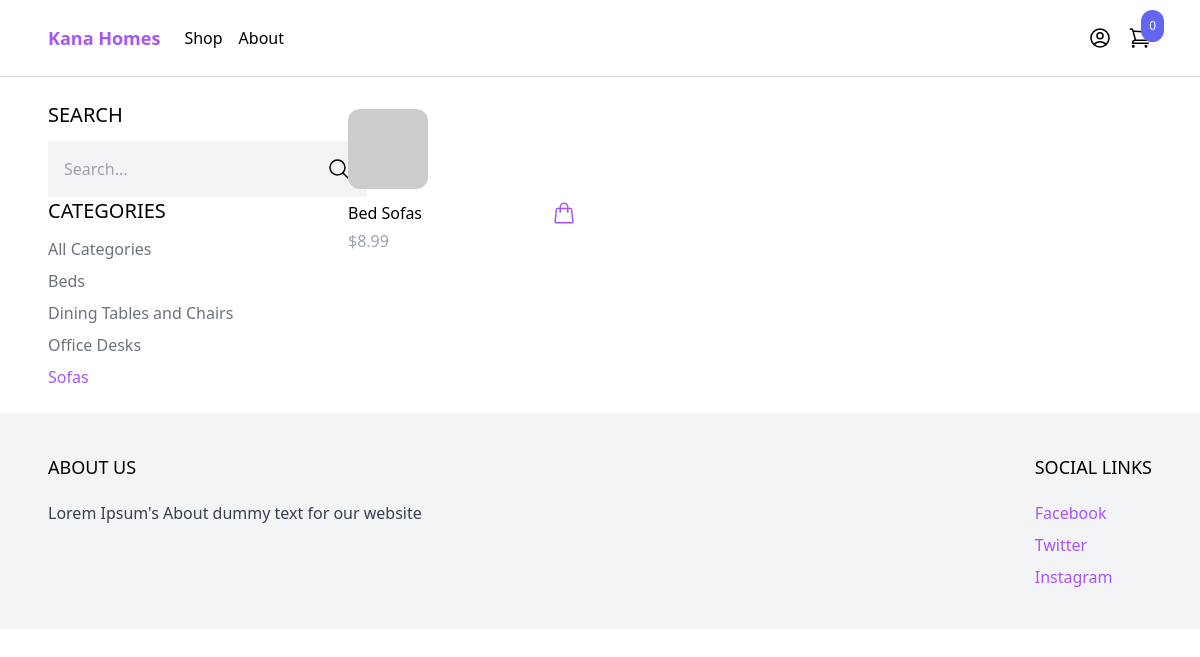
Screenshot of /shop/?category=sofas with the database file from the repository.
### product/models.py (models this page shows, shortened)
class Category(models.Model):
    name = models.CharField(max_length=255)
    slug = models.SlugField()
    class Meta:
        ordering = ('name',)

class Product(models.Model):
    category = models.ForeignKey(Category, related_name='products', on_delete=models.CASCADE)
    name = models.CharField(max_length=255)
    slug = models.SlugField()
    description = models.TextField(blank=True, null=True)
    price = models.IntegerField()
    created_at = models.DateTimeField(auto_now_add=True)
    image = models.ImageField(upload_to='uploads/', blank=True, null=True)
    thumbnail = models.ImageField(upload_to='uploads/', blank=True, null=True)
    class Meta:
        ordering = ('-created_at',)
    def get_display_price(self):
        return self.price / 100
    def get_thumbnail(self):
        if self.thumbnail:
            return self.thumbnail.url
        else:
            if self.image:
                self.thumbnail = self.make_thumbnail(self.image)
                self.save()
                return self.thumbnail.url
            else:
                return 'https://via.placeholder.com/240x240x.jpg'

### core/views.py (the view)
# urls.py: path('shop/', shop, name='shop'),
def shop(request):
    categories = Category.objects.all()
    products = Product.objects.all()
    active_category = request.GET.get('category', '')
    if active_category:
        products = products.filter(category__slug=active_category)
    query = request.GET.get('query', '')
    if query:
        products = products.filter(Q(name__icontains=query) | Q(description__icontains=query)) #searching in both the name and description fields
    context = {
        'categories': categories,
        'products': products,
        'active_category': active_category
    }
    return render(request, 'core/shop.html', context)

### cart/cart.py (called while the page is built)
    def __len__(self):
        return sum(item['quantity'] for item in self.cart.values())

### cart/content_processors.py (called while the page is built)
def cart(request):
    return {'cart': Cart(request)}

### core/templates/core/shop.html
{% extends 'core/base.html' %}
{% block content%}
<div class="max-w-6xl mx-auto flex flex-wrap items-start py-6 px-6 xl:px-0">
    <div class="filters w-full lg:w-1/4">
        <h3 class="mb-3 text-xl uppercase">
            Search
        </h3>
        <form method="get" action=".">
            <div class="flex">
                <input type="text" name="query" class="p-4 bg-gray-100 border-0" placeholder="Search..."/>
                <button class="p-4 bg-gray-100 border-0">
                    <svg xmlns="http://www.w3.org/2000/svg" fill="none" viewBox="0 0 24 24" stroke-width="1.5" stroke="currentColor" class="w-6 h-6">
                        <path stroke-linecap="round" stroke-linejoin="round" d="M21 21l-5.197-5.197m0 0A7.5 7.5 0 105.196 5.196a7.5 7.5 0 0010.607 10.607z" />
                      </svg>
                </button>
            </div>
        </form>
        <h3 mt-6 class="mb-3 text-xl uppercase">
            Categories
        </h3>
        <ul class="space-y-2">
            <li><a href="{% url 'shop' %}" class="{% if not active_category %}text-purple-500{% else %}text-gray-500{% endif %}">All Categories</a></li>
            {% for category in categories %}
            <li><a href="{% url 'shop' %}?category={{ category.slug}}" class="{% if category.slug == active_category%}text-purple-500{% else %}text-gray-500{% endif %}">{{category.name}}</a></li>
            {% endfor %}
        </ul>
    </div>
    <div class="products w-full lg:w-3/4 -mt-4 flex items-center flex-wrap">
        {% for product in products %}
            {% include 'product/partials/product_list_item.html' %}
        {% endfor %}
    </div>
</div>
{% endblock %}

### product/templates/product/partials/product_list_item.html (shortened to what this page needs)
<div class="w-full md:w-1/3 xl:w-1/4 p-6">
    <a href="{% url 'product' product.slug %}">
        <img src="{{ product.get_thumbnail }}" class="rounded-xl hover:shadow-lg" src="" alt="">
    </a>
    <div class="pt-3 flex items-center justify-between">
        <a href="{% url 'product' product.slug %}"> {{ product.name }} </a>
        <a href="{% url 'product' product.slug %}" class="text-purple-500 hover:text-purple-800">
        </a>
    </div>
    <p class="pt-1 text-gray-400">${{product.get_display_price}}</p>
</div>

### rows the page displays
Category: name "Beds"
Category: name "Dining Tables and Chairs"
Category: name "Office Desks"
Category: name "Sofas"
Product: name "Bed Sofas", get_display_price "8.99"

### other values shown
{{ cart|length }} "0"
